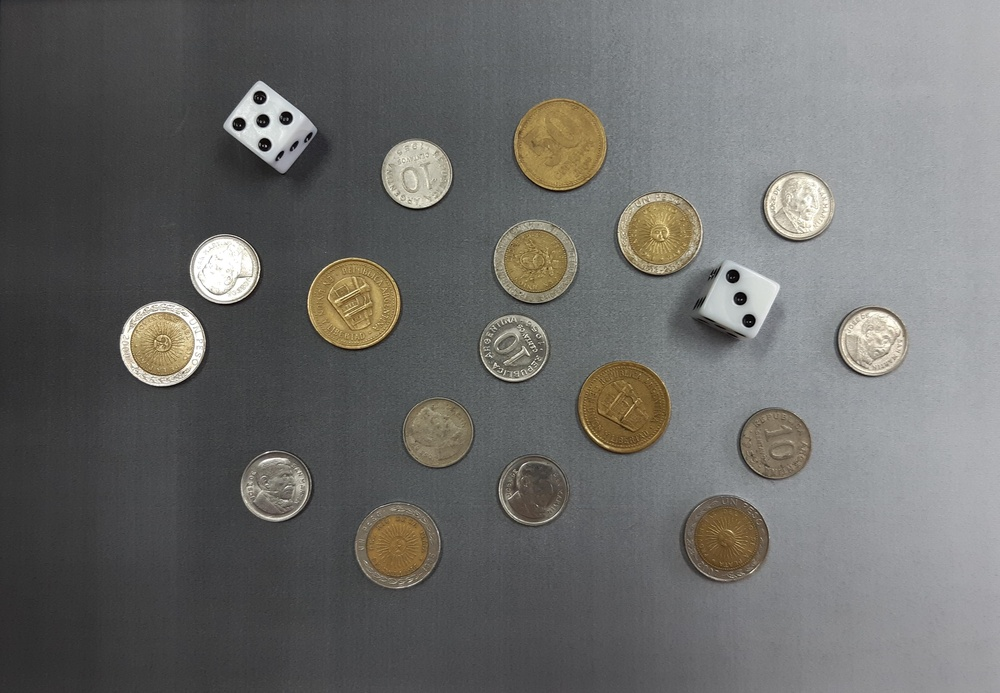
#> input picture imagenes/Ejercicio1/monedas.jpg, 1000 x 693 px, shrunk from 3871 x 2681 before the run, found by its file name
$ jupyter execute --allow-errors TP2_IMG.ipynb
#> lines starting #> are read from the running program, lines starting #| are printed output that depends on the picture; after the words box and inside, x2 and y2 are one past the last pixel; in counts of white or black regions, pixels touching at a corner belong together
[cell 1]
import cv2
from matplotlib import pyplot as plt
import numpy as np

[cell 2]
img = cv2.imread("monedas.jpg")
#> img is the input picture: shape (693, 1000, 3); mean B, G, R 105.5, 107.4, 107.5
img_rgb = cv2.cvtColor(img, cv2.COLOR_BGR2RGB)
img_gray = cv2.cvtColor(img_rgb, cv2.COLOR_RGB2GRAY)
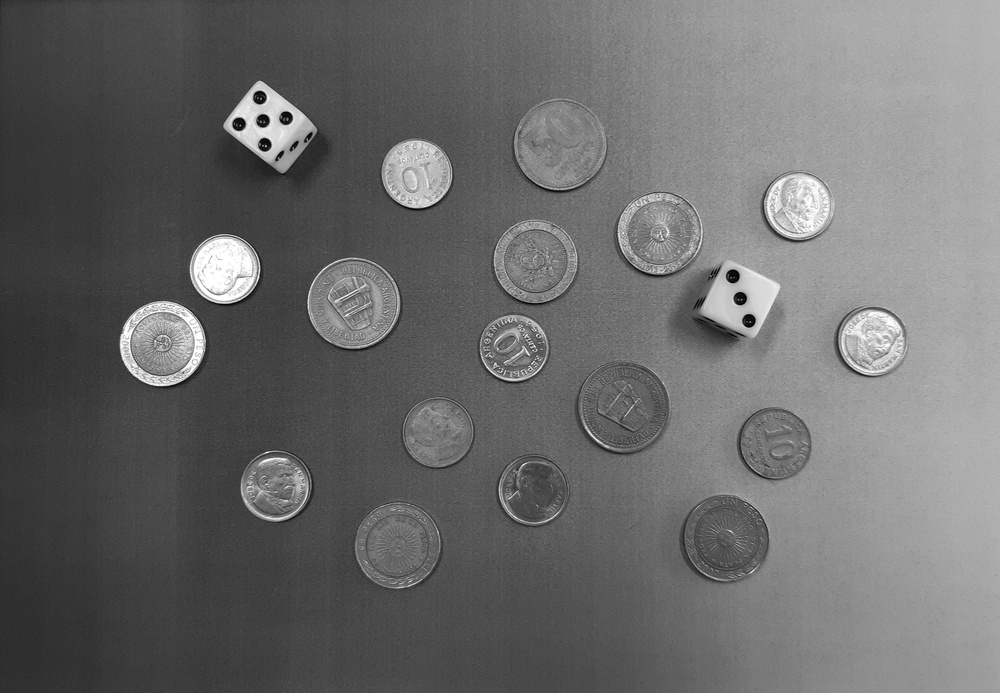
#> img_gray: shape (693, 1000); min 0, max 255, mean 107.2

plt.imshow(img_gray, cmap="gray")

plt.show()

[cell 3]
f_blur = cv2.GaussianBlur(img_gray, ksize=(3, 3), sigmaX=2)
edges = cv2.Canny(f_blur, 10, 200)
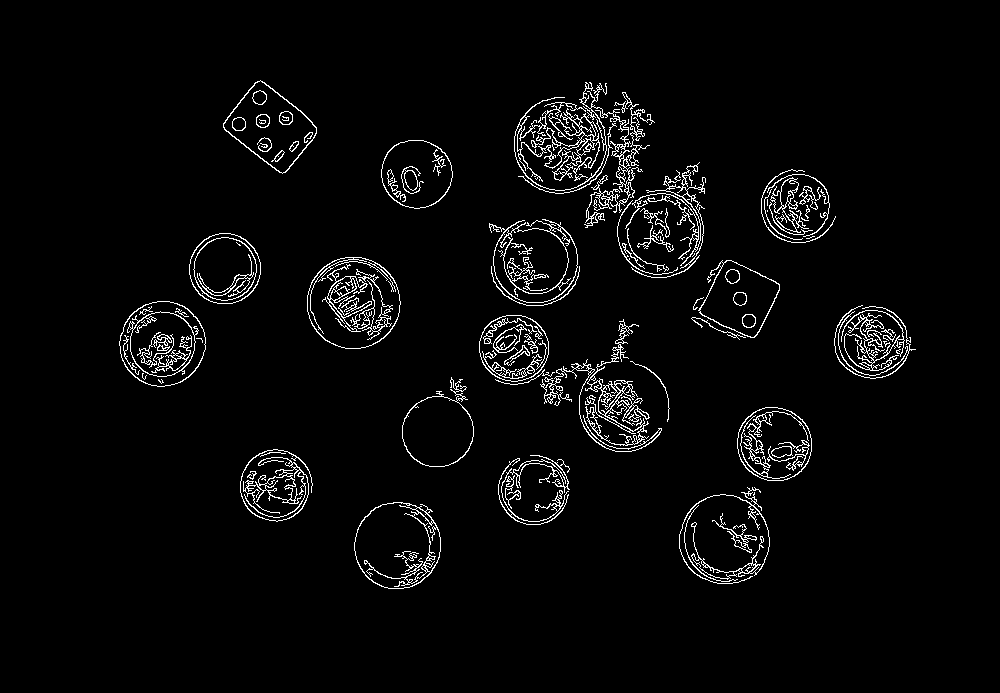
#> edges: shape (693, 1000); 3.4% white in thin lines or dots, all inside (x1, y1, x2, y2) = (119, 80, 916, 589)

plt.imshow(edges, cmap="gray")

[cell 4]
kernel = np.array([[0,1,0],[1,1,1],[0,1,0]],np.uint8)
Fd = cv2.dilate(edges, kernel, iterations=10)
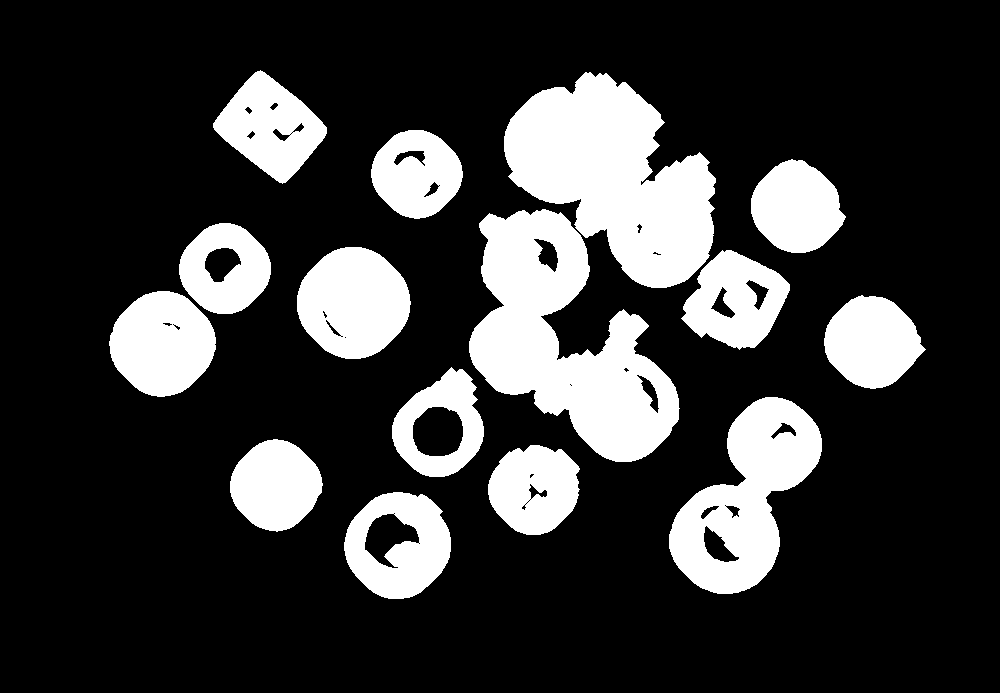
#> Fd: shape (693, 1000); 21.7% white; 15 white regions, largest, box (x1, y1, x2, y2) and area: (504, 72, 716, 288) 27114, (469, 209, 680, 462) 26932, (669, 397, 822, 594) 15474
plt.imshow(Fd, cmap="gray")

#> (a cell that did not finish here is left out)

[cell 6]
tino, _ = cv2.threshold(img_gray, 30, 255, cv2.THRESH_BINARY)
plt.imshow(_, cmap='gray')
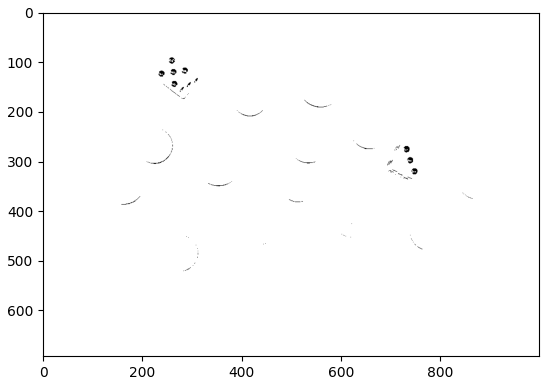
#> figure drawn by matplotlib, 1 panel
